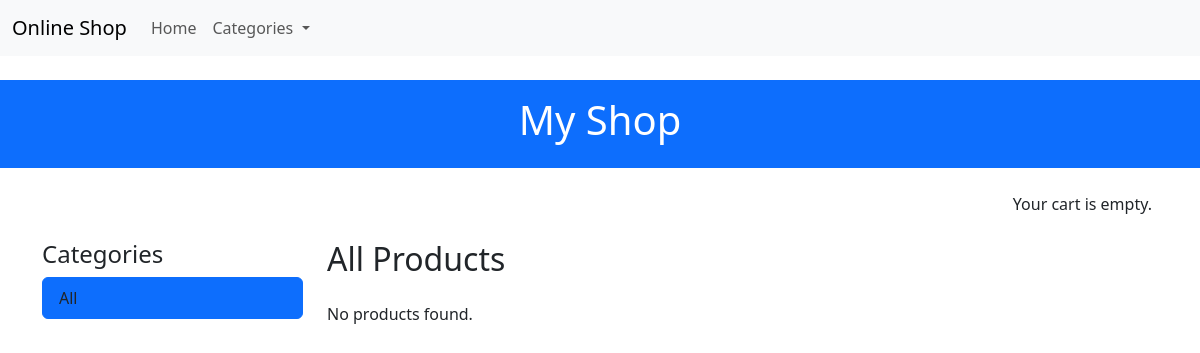
The app's page /green-tea/, older data.
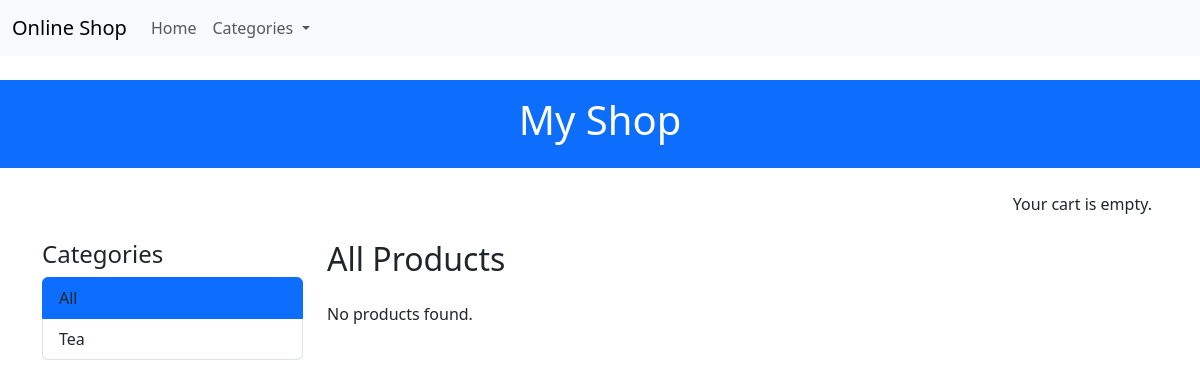
The same page, newer data.
### shop/models.py (models this page shows, shortened)
class Category(models.Model):
    name = models.CharField(max_length=200)
    slug = models.SlugField(max_length=200, unique=True)
    class Meta:
        ordering = ["name"]
        indexes = [
            models.Index(fields=["name"]),
        ]
        verbose_name = "category"
        verbose_name_plural = "categories"
    def get_absolute_url(self):
        return reverse(
            "shop:product_list_by_category", kwargs={"category_slug": self.slug}
        )

### shop/views.py (the view)
# urls.py: path("", views.ProductListView.as_view(), name="product_list"),
class ProductListView(ListView):
    model = Product
    template_name = "shop/product/list.html"
    context_object_name = "products"
    paginate_by = 12  # По желанию — пагинация
    def get_queryset(self):
        queryset = Product.objects.filter(available=True)
        category_slug = self.kwargs.get("category_slug")
        if category_slug:
            queryset = queryset.filter(category__slug=category_slug)
        return queryset
    def get_context_data(self, **kwargs):
        context = super().get_context_data(**kwargs)
        category_slug = self.kwargs.get("category_slug")
        context["category"] = (
            Category.objects.filter(slug=category_slug).first()
            if category_slug
            else None
        )
        context["categories"] = Category.objects.all()
        return context

### shop/context_processors.py (called while the page is built)
def media_url(request):
    from django.conf import settings
    return {"MEDIA_URL": settings.MEDIA_URL}

### shop/templates/shop/product/list.html (shortened to what this page needs)
{% extends "base.html" %}
{% load static %}
{% block content %}
<div class="row mb-4">
    <div class="col-md-3">
        <h4>Categories</h4>
        <ul class="list-group mb-4">
            <li class="list-group-item {% if not category %}active{% endif %}">
                <a href="{% url 'shop:product_list' %}" class="text-decoration-none text-dark">All</a>
            </li>
            {% for c in categories %}
            <li class="list-group-item {% if category.slug == c.slug %}active{% endif %}">
                <a href="{{ c.get_absolute_url }}" class="text-decoration-none text-dark">{{ c.name }}</a>
            </li>
            {% endfor %}
        </ul>
    </div>
    <div class="col-md-9">
        <h2 class="mb-4">
            {% if category %}
            {{ category.name }}
            {% else %}
            All Products
            {% endif %}
        </h2>
        <div class="row g-4">
            {% for product in products %}
            <div class="col-sm-6 col-md-4">
                <div class="card h-100 shadow-sm">
                    <a href="{{ product.get_absolute_url }}">
                        <img src="{{ product.image.url|default:'/media/img/no_image.jpg' }}"
                            class="card-img-top product-image" alt="{{ product.name }}">
                    </a>
                    <div class="card-body d-flex flex-column">
                        <h5 class="card-title">
                            <a href="{{ product.get_absolute_url }}" class="text-decoration-none text-dark">
                                {{ product.name }}
                            </a>
                        </h5>
                        <p class="card-text mt-auto fw-bold">${{ product.price }}</p>
                    </div>
                </div>
            </div>
            {% empty %}
            <p>No products found.</p>
            {% endfor %}
        </div>
    </div>
</div>
{% endblock %}

Row changes from the older to the newer data that the page shows:
added Category: name "Tea"
